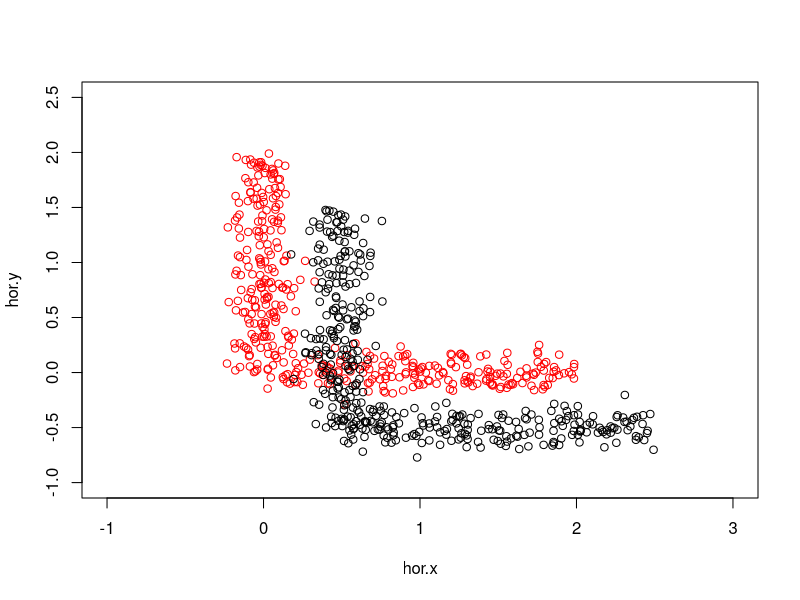

This figure's R source: (Note: this script raises an error after producing the figure.)
# L shaped data simulations (supplement figures)
#of non-orthogonal batch effect + small angle rotation

cx=0
cy=0
n=200

set.seed(0)
hor.x=runif(n, min = 0, max = 2)
hor.y=cy+rnorm(n, mean = 0, sd = 0.1)
hor<-cbind(hor.x,hor.y)


ver.x=cx+rnorm(n, mean = 0, sd = 0.1)
ver.y=runif(n, min = 0, max = 2)
ver<-cbind(ver.x,ver.y)
L1 <- rbind(hor,ver)

plot(L1,xlim=c(-1,3),ylim=c(-1,2.5),col="red")

hor.x=runif(n, min = 0, max = 2)
hor.y=cy+rnorm(n, mean = 0, sd = 0.1)
hor<-cbind(hor.x,hor.y)

ver.x=cx+rnorm(n, mean = 0, sd = 0.1)
ver.y=runif(n, min = 0, max = 2)
ver<-cbind(ver.x,ver.y)

#simulation of non-orth. batch vector
shift=matrix(rep(c(0.5,-0.5) ,each=2*n),nrow=2*n,ncol=2)
L2 <- rbind(hor,ver)+shift
#L2 <- L1+shift

points(L2)

Xmnn<-mnnCorrect2(t(L1),t(L2),k=10, sigma=0.1, cos.norm=FALSE,svd.dim=0,k.clara = 0,withQC = FALSE,varCare=TRUE)
corre<-t(do.call(cbind,Xmnn$corrected))

par(mfrow=c(1,2),mar=c(6,6,4,2),cex.axis=1,cex.main=1,cex.lab=1)
plot(L1,xlim=c(-1.5,3),ylim=c(-1,2.5),col="red", main="Raw", xlab="x",ylab="y")
points(L2)
plot(corre[1:400,],col="red",main="MNN corrected",xlim=c(-1.5,3),ylim=c(-1,2.5), xlab="x",ylab="y")
points(corre[401:800,])
########Simulation of rotation
theta=20*pi/180
rotM=matrix(0,nrow=2,ncol=2)
rotM[1,]=c(cos(theta),-sin(theta))
rotM[2,]=c(sin(theta),cos(theta))

L2r=t(rotM%*% t(L1))
colnames(L2r)<-colnames(L2)
Xmnn<-mnnCorrect2(t(L1),t(L2r),k=10, sigma=0.1, cos.norm=FALSE,svd.dim=0,k.clara = 0,withQC = FALSE,varCare=TRUE)
corre<-t(do.call(cbind,Xmnn$corrected))

par(mfrow=c(1,2),mar=c(6,6,4,2),cex.axis=1,cex.main=1,cex.lab=1)
plot(L1,xlim=c(-1.5,3),ylim=c(-1,2.5),col="red", main="Raw", xlab="x",ylab="y")
points(L2r)
plot(corre[1:400,],col="red",main="MNN corrected",xlim=c(-1.5,3),ylim=c(-1,2.5), xlab="x",ylab="y")
points(corre[401:800,])